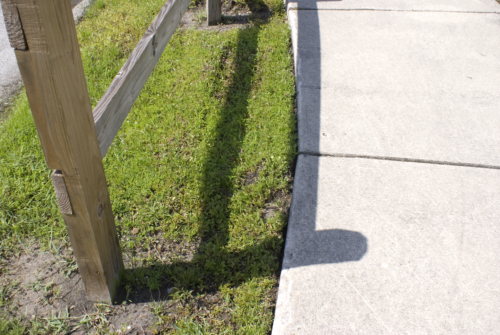
#> input picture CA3/Resources/Shadow Remove/shadow1.jpg, 500 x 335 px, found by its file name
$ python untitled0.py
#> lines starting #> are read from the running program, lines starting #| are printed output that depends on the picture
# -*- coding: utf-8 -*-
"""
Created on Tue May 14 02:20:31 2024

@author: Mhsa
"""

import numpy as np
import cv2

# read an image with shadow...
# and it converts to BGR color space automatically
or_img = cv2.imread('shadow1.jpg')
#> or_img is the input picture: shape (335, 500, 3); mean B, G, R 134.7, 161.7, 163.6

# covert the BGR image to an YCbCr image
y_cb_cr_img = cv2.cvtColor(or_img, cv2.COLOR_BGR2YCrCb)
#> y_cb_cr_img: shape (335, 500, 3); mean of channels 0, 1, 2 159.1, 131.2, 114.2

# copy the image to create a binary mask later
binary_mask = np.copy(y_cb_cr_img)

# get mean value of the pixels in Y plane
y_mean = np.mean(cv2.split(y_cb_cr_img)[0])
#> y_mean = 159.1

# get standard deviation of channel in Y plane
y_std = np.std(cv2.split(y_cb_cr_img)[0])
#> y_std = 66.32

# classify pixels as shadow and non-shadow pixels
for i in range(y_cb_cr_img.shape[0]):
    for j in range(y_cb_cr_img.shape[1]):

        if y_cb_cr_img[i, j, 0] < y_mean - (y_std / 3):
            # paint it white (shadow)
            binary_mask[i, j] = [255, 255, 255]
        else:
            # paint it black (non-shadow)
            binary_mask[i, j] = [0, 0, 0]
#> binary_mask: shape (335, 500, 3); mean of channels 0, 1, 2 118.4, 118.4, 118.4

# Using morphological operation
# The misclassified pixels are
# removed using dilation followed by erosion.
kernel = np.ones((3, 3), np.uint8)
erosion = cv2.erode(binary_mask, kernel, iterations=1)
#> erosion: shape (335, 500, 3); mean of channels 0, 1, 2 77.1, 77.1, 77.1

# sum of pixel intensities in the lit areas
spi_la = 0

# sum of pixel intensities in the shadow
spi_s = 0

# number of pixels in the lit areas
n_la = 0

# number of pixels in the shadow
n_s = 0

# get sum of pixel intensities in the lit areas
# and sum of pixel intensities in the shadow
for i in range(y_cb_cr_img.shape[0]):
    for j in range(y_cb_cr_img.shape[1]):
        if erosion[i, j, 0] == 0 and erosion[i, j, 1] == 0 and erosion[i, j, 2] == 0:
            spi_la = spi_la + y_cb_cr_img[i, j, 0]
            n_la += 1
        else:
            spi_s = spi_s + y_cb_cr_img[i, j, 0]
            n_s += 1
#> after the loop, n_la = 116829; n_s = 50671; spi_la = 22195618; spi_s = 4461742

# get the average pixel intensities in the lit areas
average_ld = spi_la / n_la
#> average_ld = 190

# get the average pixel intensities in the shadow
average_le = spi_s / n_s
#> average_le = 88.05

# difference of the pixel intensities in the shadow and lit areas
i_diff = average_ld - average_le
#> i_diff = 101.9

# get the ratio between average shadow pixels and average lit pixels
ratio_as_al = average_ld / average_le
#> ratio_as_al = 2.16

# added these difference
for i in range(y_cb_cr_img.shape[0]):
    for j in range(y_cb_cr_img.shape[1]):
        if erosion[i, j, 0] == 255 and erosion[i, j, 1] == 255 and erosion[i, j, 2] == 255:

            y_cb_cr_img[i, j] = [y_cb_cr_img[i, j, 0] + i_diff, y_cb_cr_img[i, j, 1] + ratio_as_al,
                                 y_cb_cr_img[i, j, 2] + ratio_as_al]
#> y_cb_cr_img: shape (335, 500, 3); mean of channels 0, 1, 2 189.7, 131.8, 114.8

# covert the YCbCr image to the BGR image
final_image = cv2.cvtColor(y_cb_cr_img, cv2.COLOR_YCR_CB2BGR)
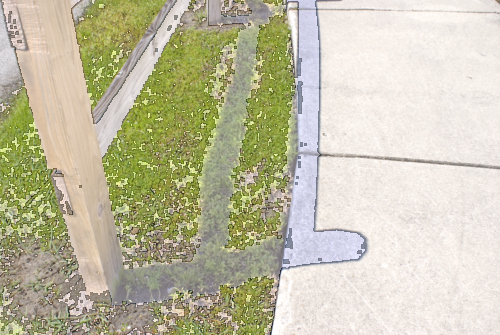
#> final_image: shape (335, 500, 3); mean B, G, R 166.3, 191.6, 195

cv2.imshow("im1", or_img)
cv2.imshow("im2", final_image)
cv2.waitKey(0)
cv2.destroyAllWindows()

$ run again, with CA3/Resources/Shadow Remove/test.jpg copied over CA3/Resources/Shadow Remove/shadow1.jpg
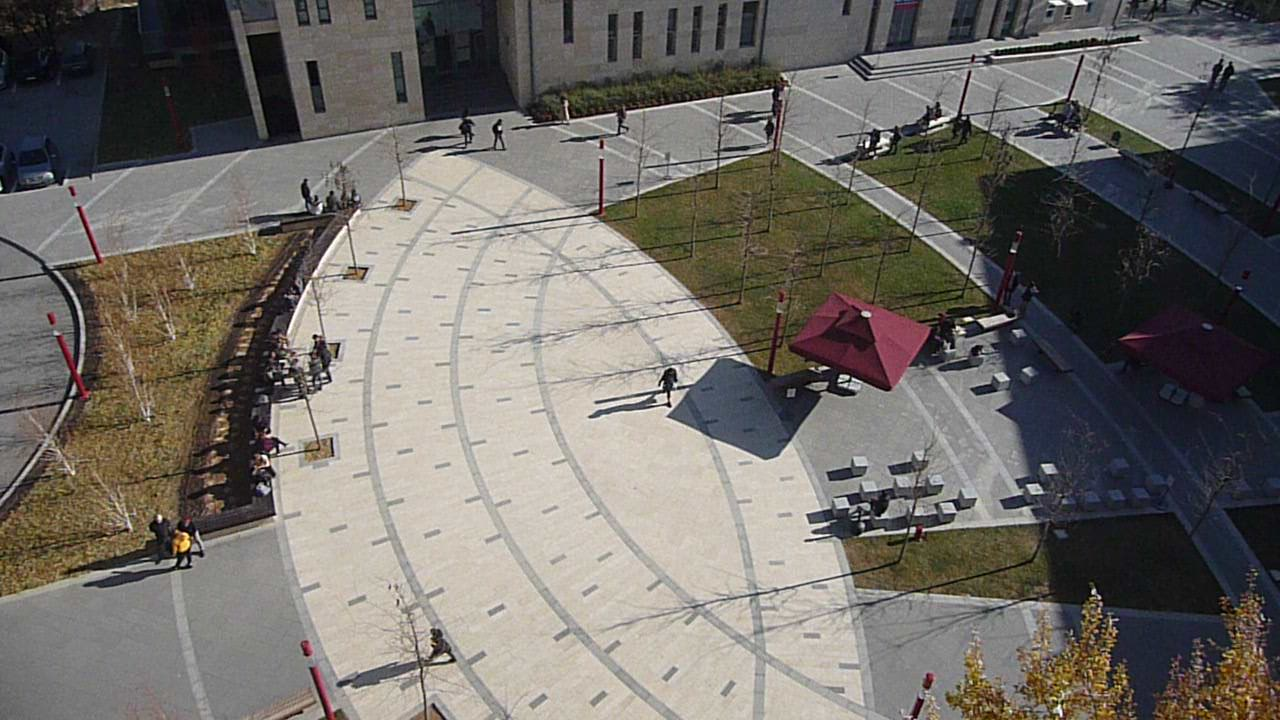
#> input picture CA3/Resources/Shadow Remove/test.jpg, 1280 x 720 px, found by its file name
#> or_img is the input picture: shape (720, 1280, 3); mean B, G, R 103.9, 109, 113.1
#> y_mean = 109.6
#> y_std = 63.76
#> erosion: shape (720, 1280, 3); mean of channels 0, 1, 2 85.6, 85.6, 85.6
#> after the loop `for i in range(y_cb_cr_img.shape[0]):`: n_la = 612123; n_s = 309477; spi_la = 89094520; spi_s = 11955094
#> average_ld = 145.6
#> average_le = 38.63
#> i_diff = 106.9
#> ratio_as_al = 3.77
#> `final_image = cv2.cvtColor(y_cb_cr_img, cv2.COLOR_YCR_CB2BGR)`:
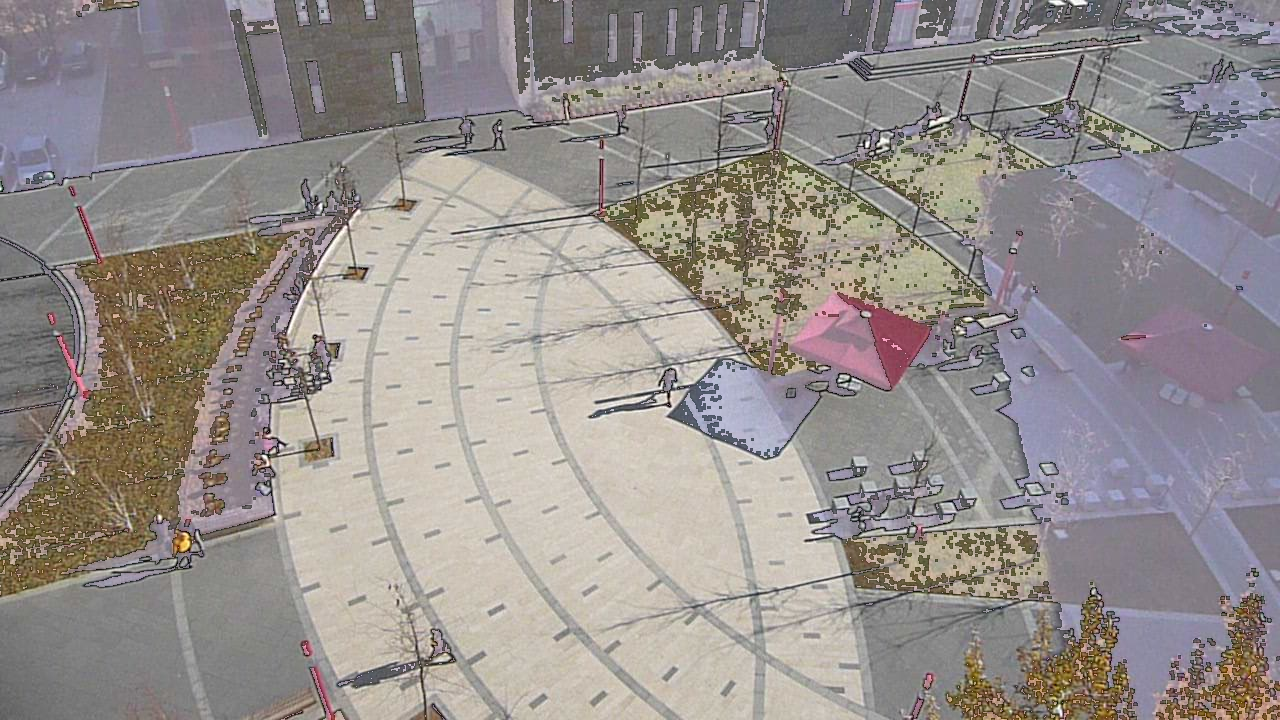
#> final_image: shape (720, 1280, 3); mean B, G, R 141.3, 143.6, 150.1
